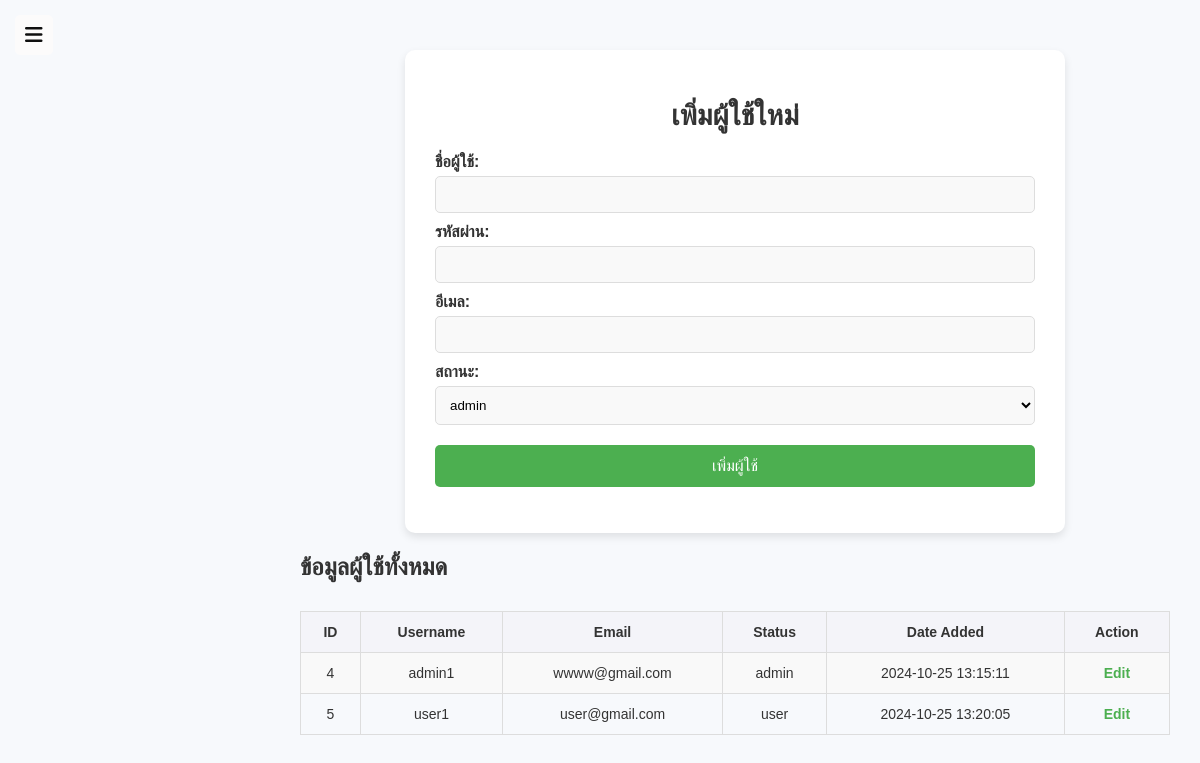
The page /add_user.php (signed in) on the database its author committed.
### tables this page shows
CREATE TABLE "users" (
	"id"	INTEGER,
	"username"	TEXT NOT NULL,
	"password"	TEXT NOT NULL,
	"email"	TEXT NOT NULL,
	"status"	TEXT NOT NULL,
	"date_added"	TEXT,
	PRIMARY KEY("id" AUTOINCREMENT)
);

### add_user.php (the view, shortened to what this page needs)
<?php
$db = new SQLite3('data/Database.db');
include 'menu.php';
?>
<!DOCTYPE html>
<html lang="th">
<head>
    <link rel="stylesheet" href="css/add_user.css">
</head>
<body>
    <div class="content">
        <div class="container">
            <h1>เพิ่มผู้ใช้ใหม่</h1>
            <form method="post" action="">
                <label>ชื่อผู้ใช้:</label>
                <input type="text" name="username" required>
                <label>รหัสผ่าน:</label>
                <input type="password" name="password" required>
                <label>อีเมล:</label>
                <input type="email" name="email" required>
                <label>สถานะ:</label>
                <select name="status" required>
                    <option value="admin">admin</option>
                </select>
                <input type="submit" name="add_user" value="เพิ่มผู้ใช้">
            </form>
        </div>
        <h2>ข้อมูลผู้ใช้ทั้งหมด</h2>
        <table>
            <tr>
                <th>ID</th>
                <th>Username</th>
                <th>Email</th>
                <th>Status</th>
                <th>Date Added</th>
                <th>Action</th>
            </tr>
            <?php
            $result = $db->query("SELECT * FROM users");
            while ($row = $result->fetchArray(SQLITE3_ASSOC)) {
                echo "<tr><td>{$row['id']}</td><td>{$row['username']}</td><td>{$row['email']}</td><td>{$row['status']}</td><td>{$row['date_added']}</td>";
                echo "<td><a href='#' onclick='openModal({$row['id']}, \"{$row['username']}\", \"{$row['email']}\", \"{$row['status']}\")'>Edit</a></td></tr>";
            }
            ?>
        </table>
    </div>
</body>
</html>

### css/add_user.css (style rules this page uses)
body { font-family: Arial, sans-serif; background-color: #f7f9fc; color: #333; margin: 0; }
.content { padding: 30px; margin-left: 270px; }
.container { max-width: 600px; margin: 20px auto; background: #ffffff; padding: 30px; border-radius: 10px; box-shadow: 0 4px 8px rgba(0,0,0,0.1); }
h1 { font-size: 1.8em; text-align: center; color: #333333; margin-bottom: 20px; }
label { display: block; font-weight: bold; color: #333; margin-top: 10px; }
input[type="text"], input[type="email"], input[type="password"], select { width: 100%; padding: 10px; margin-top: 5px; border: 1px solid #ddd; border-radius: 5px; box-sizing: border-box; background-color: #f9f9f9; }
input[type="submit"] { width: 100%; padding: 12px; background-color: #4CAF50; color: white; border: none; border-radius: 5px; font-size: 16px; cursor: pointer; margin-top: 20px; transition: background-color 0.3s ease; }
table { width: 100%; border-collapse: collapse; margin-top: 30px; font-size: 14px; }
table, th, td { border: 1px solid #ddd; padding: 12px; text-align: center; }
th { background-color: #f4f4f9; color: #333; font-weight: bold; }
tr:nth-child(even) { background-color: #f9f9f9; }
a { color: #4CAF50; text-decoration: none; font-weight: bold; }

### rows shown on the page
users: id "4", username "admin1", email "wwww@gmail.com", status "admin", date_added "2024-10-25 13:15:11"
users: id "5", username "user1", email "user@gmail.com", status "user", date_added "2024-10-25 13:20:05"
